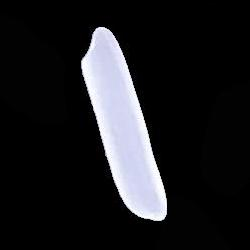
#> input picture MLPR_exercise/data/Basmati/basmati (10054).jpg, 250 x 250 px
$ jupyter execute --allow-errors Exercise_MLPR2023_Part1_64cd9c42-9dcb-11ed-9c52-b4b5b676d417.ipynb   (shell and % lines are left out)
#> lines starting #> are read from the running program, lines starting #| are printed output that depends on the picture; after the words box and inside, x2 and y2 are one past the last pixel; in counts of white or black regions, pixels touching at a corner belong together
This is the template for the image recognition exercise. <Br>
Some **general instructions**, read these carefully:
 - The final assignment is returned as a clear and understandable *report*
    - define shortly the concepts and explain the phases you use
    - use the Markdown feature of the notebook for larger explanations
 - return your output as a *working* Jupyter notebook
 - name your file as Exercise_MLPR2023_Partx_uuid.jpynb
    - use the uuid code determined below
    - use this same code for each part of the assignment
 - write easily readable code with comments
     - if you exploit code from web, provide a reference
 - it is ok to discuss with a friend about the assignment. But it is not ok to copy someone's work. Everyone should submit their own implementation
     - in case of identical submissions, both submissions are failed

**Deadlines:**
- Part 1: Mon 6.2 at 23:59
- Part 2: Mon 20.2 at 23:59
- Part 3: Mon 6.3 at 23:59

**No extensions for the deadlines** <br>
- after each deadline, example results are given, and it is not possible to submit anymore

**If you encounter problems, Google first and if you can’t find an answer, ask for help**
- Moodle area for questions
- pekavir@utu.fi
- teacher available for questions
    - Monday 30.1 at 14:00-15:00 room 407B Honka (Agora 4th floor)
    - Monday 13.2 at 14:00-15:00 room 407B Honka (Agora 4th floor)
    - Thursday 2.3 at lecture 10:15-12:00

**Grading**

The exercise covers a part of the grading in this course. The course exam has 5 questions, 6 points of each. Exercise gives 6 points, i.e. the total score is 36 points.

From the template below, you can see how many exercise points can be acquired from each task. Exam points are given according to the table below: <br>
<br>
7 exercise points: 1 exam point <br>
8 exercise points: 2 exam points <br>
9 exercise points: 3 exam points <br>
10 exercise points: 4 exam points <br>
11 exercise points: 5 exam points <br>
12 exercise points: 6 exam points <br>
<br>
To pass the exercise, you need at least 7 exercise points, and at least 1 exercise point from each Part.

Each student will grade one submission from a peer and their own submission. After each Part deadline, example results are given. Study them carefully and perform the grading according to the given instructions. Mean value from the peer grading and self-grading is used for the final points.

[cell 1]
import uuid
# Run this cell only once and save the code. Use the same id code for each Part.
# Printing random id using uuid1()
print ("The id code is: ",end="")
print (uuid.uuid1())

# Part 1

Read the original research article:

İ. Çınar and M. Koklu. Identification of rice varieties using machine learning algorithms. Journal of Agricultural Sciences, 28(2):307–325, 2022. doi: 10.15832/ankutbd.862482.

https://dergipark.org.tr/en/download/article-file/1513632

## Introduction (1 p)

Will be written in Part 3

## Preparations of the data (1 p)

Make three folders in your working folder: "notebooks", "data" and "training_data". Save this notebook in "notebooks" folder.
<br> <br>
Perform preparations for the data
- import all the packages needed for this notebook in one cell
- import the images. Data can be found from (downloading starts as you press the link) https://www.muratkoklu.com/datasets/vtdhnd09.php <br>
    - save the data folders "Arborio", "Basmati" and "Jasmine" in "data" folder
- take a random sample of 100 images from Arborio, Basmati and Jasmine rice species (i.e. 300 images in total)
- determine the contour of each rice (you can use e.g. *findContours* from OpenCV)
- plot one example image of each rice species, including the contour

[cell 2]
# import liberies
import os
import numpy as np
import matplotlib.pyplot as plt
import cv2
import scipy as sp
import pandas as pd

[cell 3]
# walk through './data' folder

data_dir = '../data'

for dir, dirname, filesname, in os.walk(data_dir):
    print(f'Found {len(dirname)} directories and {len(filesname)} images in {dir}')

[cell 4]
# define data preparation functions here
def get_image_dir(data_dir):
    """get images'path

    Args:
        data_dir (str): folder of image folder
    Returns:
        dir_name(nparray): path of images folder
        labels(nparray): image label
    """
    dir_name, labels = list(), list()
    for dir, dirname, filesname in os.walk(data_dir):
        labels.append(dirname)
        img_names = [os.path.join(dir, filename) for filename in filesname]
        dir_name.append(img_names)

    return np.asanyarray(dir_name[1:]), np.asarray(labels[0])


def read_data(img_dir):
    """read image data from directory

    Args:
        img_dir (nparray): images folder

    Returns:
        img_data (nparray): image data
    """
    img_data = list()
    for dir in img_dir:
        imgs = [cv2.imread(path) for path in dir]
#> imgs = 1 item
        img_data.append(imgs)

    return np.asanyarray(img_data)


def visualize_contour(img, text):
    """visualize contour of input image with fixed thresholding
    """
    fig = plt.figure(figsize=(12, 8))
    ax1 = fig.add_subplot(2,2,1)
    ax1.imshow(img) # black background and white foreground
    ax1.set_title(f"origin : {text}")
    ax1.axis("off")

    img2 = img.copy()
    gray = cv2.cvtColor(img2, cv2.COLOR_BGR2GRAY) # convert RGB image into gray-scale
    _, binary = cv2.threshold(src=gray, thresh=100, maxval=255, type=cv2.THRESH_BINARY) # fixed thresholding "set pixel above 100 to 255, otherwise 0"
    contours, hierarchy = cv2.findContours(binary, cv2.RETR_LIST, cv2.CHAIN_APPROX_SIMPLE)
    cv2.drawContours(img2, contours, -1, color=(255, 0, 0), thickness=2) # draw all contours on gray-scale image

    ax2 = fig.add_subplot(2,2,2)
    ax2.imshow(img2)
    ax2.set_title("contours(thresh)")
    ax2.axis("off")

[cell 5]
# shuffle and load 100 images for each rice species
img_dir, labels = get_image_dir(data_dir)

[np.random.shuffle(dir) for dir in img_dir]

img_dir = img_dir[: , :100]

data = read_data(img_dir)

print(f'SHAPE OF DATA : {data.shape}')
#| SHAPE OF DATA : (2, 1, 250, 250, 3)
print(f'LABELS : {labels}')

#> (a cell that did not finish here is left out)

[cell 7]
# visualize example image of each rice species, alongside with contour
for folder, label in zip(data, labels):
    idx = np.random.choice(len(folder), 1)[0]
    img = folder[idx]
    visualize_contour(img, label)
#> this loop made 2 passes
#> (label, idx) on passes 1 to 2: ('Basmati', 0), ('Arborio', 0)
#> pass 1, in visualize_contour, `gray = cv2.cvtColor(img2, cv2.COLOR_BGR2GRAY)`:
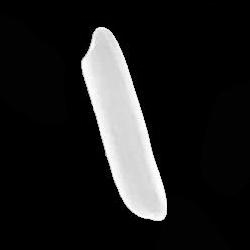
#> gray: shape (250, 250); min 0, max 255, mean 30.5
#> pass 1, in visualize_contour, `_, binary = cv2.threshold(src=gray, thresh=100, maxval=255, type=cv2.T..`:
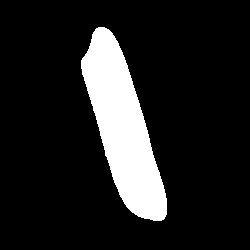
#> binary: shape (250, 250); 13.3% white; 1 white region, box (x1, y1, x2, y2) and area: (81, 27, 167, 221) 8315
#> pass 2, in visualize_contour (call 2), `gray = cv2.cvtColor(img2, cv2.COLOR_BGR2GRAY)`:
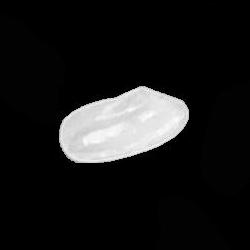
#> gray: shape (250, 250); min 0, max 254, mean 25.5
#> pass 2, in visualize_contour (call 2), `_, binary = cv2.threshold(src=gray, thresh=100, maxval=255, type=cv2.T..`:
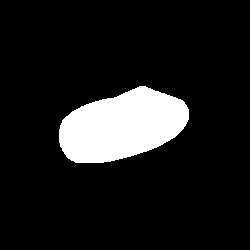
#> binary: shape (250, 250); 11.2% white; 1 white region, box (x1, y1, x2, y2) and area: (59, 86, 189, 163) 7014
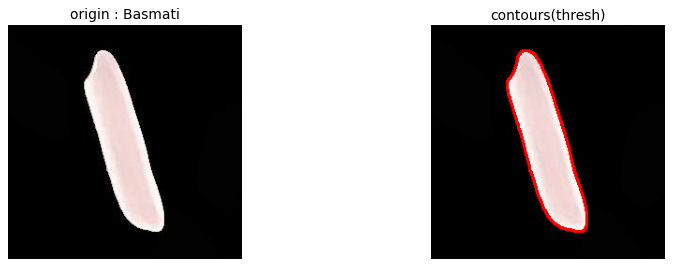
#> figure drawn by matplotlib, 2 panels; B, G, R data is drawn as R, G, B
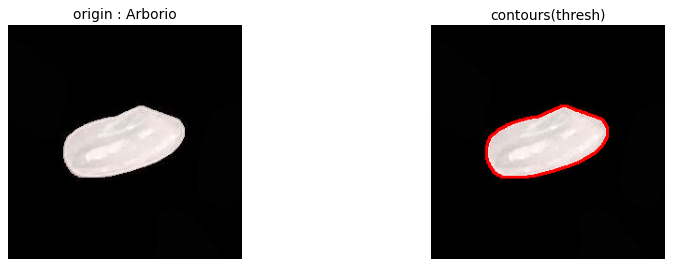
#> figure drawn by matplotlib, 2 panels; B, G, R data is drawn as R, G, B

## Feature extraction (2 p)

Gather the feature data <br>
<br>
Color features (15) <br>
- Calculate the following color features for each image, including only the pixels within the contour (you can use e.g. *pointPolygonTest* from OpenCV)
    - Mean for each RGB color channel
    - Variance for each RGB color channel
    - Skewness for each RGB color channel
    - Kurtosis for each RGB color channel
    - Entropy for each RGB color channel

Dimension features (6) <br>
- Fit an ellipse to the contour points (you can use e.g. *fitEllipse* from OpenCV)
- Plot one example image of each rice species including the fitted ellipse
- Calculate the following features for each image (for details, see the original article)
    - the major axis length the ellipse
    - the minor axis length of the ellipse
    - area inside the contour (you can use e.g. *contourArea* from OpenCV)
    - perimeter of the contour (you can use e.g. *arcLength* from OpenCV)
    - roundness
    - aspect ratio

Gather all the features in one array or dataframe: one data point in one row, including all feature values in columns.  <br>
For each data point, include also information of the original image and the label (rice species). Save the data in "training_data" folder.

[cell 8]
# define features extraction functions here

def extract_features(imgs):
    """extract color and dimension features from image

    Args:
        imgs (nparray): input images

    Returns:
        color_features (tuple): mean[r:g:b], var[r:g:b], skew[r:g:b], kurt[r:g:b], entropy[r:g:b]
        dimension features (tuple): major_axis, minor_axis, area, perimeter, roundness, aspect_ration
    """

    r, g, b = img[:,:,0], img[:,:,1], img[:,:,2]    # ravel RGB channel

    # color features(15)
    r_mean, g_mean, b_mean = np.mean(r), np.mean(g), np.mean(b) # mean of channels
    r_var, g_var, b_var = np.var(r), np.var(g), np.var(b)   # variance of channels
    r_skew, g_skew, b_skew = sp.stats.skew(r, axis=None), sp.stats.skew(g, axis=None), sp.stats.skew(b, axis=None)  # skewness of channels
    r_kurt, g_kurt, b_kurt = sp.stats.kurtosis(r, axis=None), sp.stats.kurtosis(g, axis=None), sp.stats.kurtosis(b, axis=None)  # kurtosis of channels
    r_entropy, g_entropy, b_entropy = sp.stats.entropy(r, axis=None), sp.stats.entropy(g, axis=None), sp.stats.entropy(b, axis=None) # entropy of channels

    # dimension features(6)
    img2 = img.copy()
    gray = cv2.cvtColor(img2, cv2.COLOR_BGR2GRAY)

    _, binary = cv2.threshold(src=gray, thresh=100, maxval=255, type=cv2.THRESH_BINARY) # fixed thresholding "set pixel above 100 to 255, otherwise 0"
    contours, hierarchy = cv2.findContours(binary, cv2.RETR_LIST, cv2.CHAIN_APPROX_SIMPLE)


    for contour in contours:
        if len(contour) >= 5:
            ellipse = cv2.fitEllipse(contour)
            cv2.ellipse(img2, ellipse, (0, 255, 0), 2)
            major_axis, minor_axis  = ellipse[1]
            area = cv2.contourArea(contour)
            perimeter = cv2.arcLength(contour, True)
            roundness = (4 * np.pi * area) / (perimeter * perimeter)
            aspect_ration = major_axis / minor_axis

    color_features = [[r_mean, g_mean, b_mean], [r_var, g_var, b_var], [r_skew, g_skew, b_skew], [r_kurt, g_kurt, b_kurt], [r_entropy, g_entropy, b_entropy]]
    dimension_features = [major_axis, minor_axis, area, perimeter, roundness, aspect_ration]

    return color_features, dimension_features


def visualize_features(img, label=None):

    ## extract features
    color_features, dimension_features = extract_features(img)
    mean, var, skew, kurt, entropy = color_features
    major_axis, minor_axis, area, perimeter, roundness, aspect_ration = dimension_features

    ## visualize features
    fig = plt.figure(figsize=(16, 8))

    ax1 = fig.add_subplot(1,3,1)
    ax1.imshow(img)
    ax1.set_title(f"origin : {label}")
    ax1.axis("off")

    r, g, b = img[:,:,0], img[:,:,1], img[:,:,2]
    ax2 = fig.add_subplot(1, 3, 2)
    ax2.plot(r.ravel(), color = 'red', alpha = 0.7)
    ax2.plot(g.ravel(), color = 'green', alpha = 0.7)
    ax2.plot(b.ravel(), color = 'blue', alpha = 0.7)
    ax2.text(0, 255, rf'$\mu$={mean[0]:.2f}; $\sigma$={var[0]:.2f}; $S_w$={skew[0]:.2f}; $S_k$={kurt[0]:.2f}; $S$={entropy[0]:.2f}', color='red')
    ax2.text(0, 240, rf'$\mu$={mean[1]:.2f}; $\sigma$={var[1]:.2f}; $S_w$={skew[1]:.2f}; $S_k$={kurt[1]:.2f}; $S$={entropy[1]:.2f}', color='green')
    ax2.text(0, 225, rf'$\mu$={mean[2]:.2f}; $\sigma$={var[2]:.2f}; $S_w$={skew[2]:.2f}; $S_k$={kurt[2]:.2f}; $S$={entropy[2]:.2f}', color='blue')
    ax2.set_title("color features(15)")


    img2 = img.copy()
    gray = cv2.cvtColor(img2, cv2.COLOR_BGR2GRAY)
    _, binary = cv2.threshold(src=gray, thresh=100, maxval=255, type=cv2.THRESH_BINARY) # fixed thresholding "set pixel above 100 to 255, otherwise 0"
    contours, hierarchy = cv2.findContours(binary, cv2.RETR_LIST, cv2.CHAIN_APPROX_SIMPLE)
    for contour in contours:
        if len(contour) >= 5:
            ellipse = cv2.fitEllipse(contour)
            cv2.ellipse(img2, ellipse, (0, 255, 0), 2)

    ax3 = fig.add_subplot(1, 3, 3)
    ax3.imshow(img2)
    ax3.text(5, 15, rf'major_axis={major_axis:.2f}; minor_axis={minor_axis:.2f}', color='white')
    ax3.text(5, 30, rf'area={area:.2f}; perimeter={perimeter:.2f}', color='white')
    ax3.text(5, 45, rf'roundness={roundness:.2f} aspect_ration={aspect_ration:.2f}', color='white')
    ax3.set_title("dimension features(6)")
    ax3.axis('off')

[cell 9]
# visualize example image of each rice species with features
for folder, label in zip(data, labels):
    idx = np.random.choice(len(folder), 1)[0]
    img = folder[idx]
    visualize_features(img, label)
#> this loop made 2 passes
#> (label, idx) on passes 1 to 2: ('Basmati', 0), ('Arborio', 0)
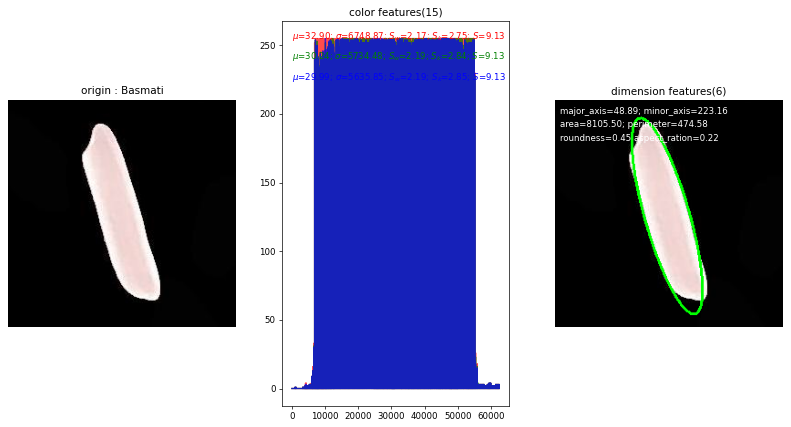
#> figure drawn by matplotlib, 3 panels; B, G, R data is drawn as R, G, B; panel 2: curve peaks at x = 7098, y = 255; panel 2: curve peaks at x = 12340, y = 255; panel 2: curve peaks at x = 10115, y = 255
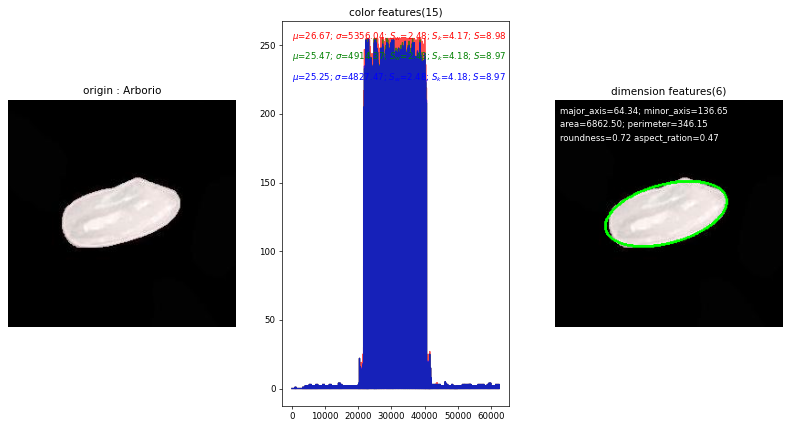
#> figure drawn by matplotlib, 3 panels; B, G, R data is drawn as R, G, B; panel 2: curve peaks at x = 22398, y = 255; panel 2: curve peaks at x = 22900, y = 255; panel 2: curve peaks at x = 23129, y = 255

[cell 10]
# features dataframe preparation

features_label = ["label",
                  "r_mean", "g_mean", "b_mean",
                  "r_var", "g_var", "b_var",
                  "r_skew", "g_skew", "b_skew",
                  "r_kurt", "g_kurt", "b_kurt",
                  "r_entropy", "g_entropy", "b_entropy",
                  "major_axis", "minor_axis", "area", "perimeter", "roundness", "aspect_ration"]


features = []
for folder, label in zip(data, labels):
    for img in folder:
        color_features, dimension_features = extract_features(img)
        [r_mean, g_mean, b_mean], [r_var, g_var, b_var], [r_skew, g_skew, b_skew], [r_kurt, g_kurt, b_kurt], [r_entropy, g_entropy, b_entropy] = color_features
        major_axis, minor_axis, area, perimeter, roundness, aspect_ration = dimension_features
        feature = np.array([label,
                    r_mean, g_mean, b_mean, r_var, g_var, b_var, r_skew, g_skew, b_skew, r_kurt, g_kurt, b_kurt, r_entropy, g_entropy, b_entropy,
                    major_axis, minor_axis, area, perimeter, roundness, aspect_ration])
        features.append(feature)
#> this loop made 2 passes
#> label on passes 1 to 2: 'Basmati', 'Arborio'
#> after the loop, features = 2 items


features = np.asarray(features)

features_df = pd.DataFrame(features, columns=features_label)
#> features_df = table of 2 rows and 22 columns

#> (the rest of this cell did not finish here and is left out)
